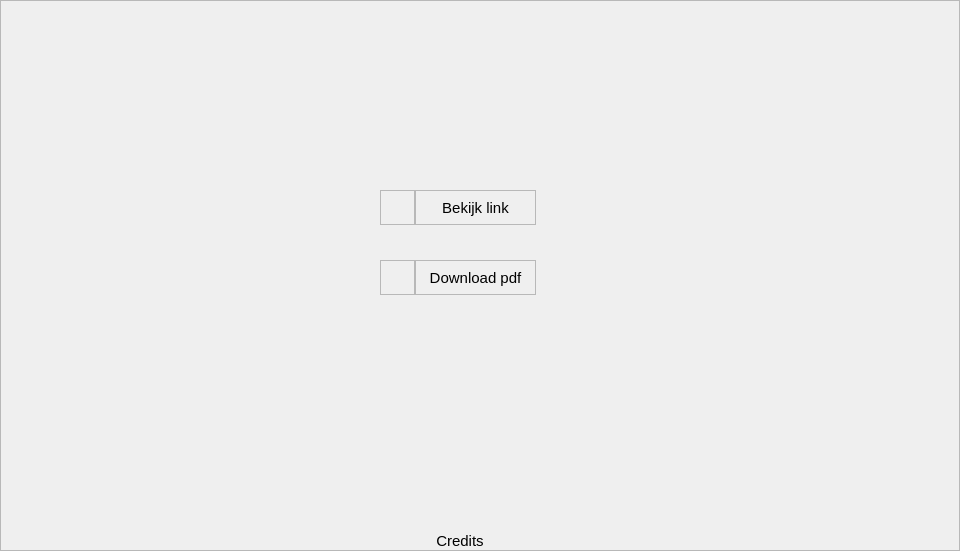
  <widget class="QFrame" name="extraFrame">
   <property name="geometry">
    <rect>
     <x>20</x>
     <y>90</y>
     <width>960</width>
     <height>551</height>
    </rect>
   </property>
   <property name="autoFillBackground">
    <bool>true</bool>
   </property>
   <property name="frameShape">
    <enum>QFrame::StyledPanel</enum>
   </property>
   <property name="frameShadow">
    <enum>QFrame::Raised</enum>
   </property>
   <widget class="QFrame" name="logLoginFrame_9">
    <property name="geometry">
     <rect>
      <x>415</x>
      <y>260</y>
      <width>121</width>
      <height>35</height>
     </rect>
    </property>
    <property name="cursor">
     <cursorShape>PointingHandCursor</cursorShape>
    </property>
    <property name="frameShape">
     <enum>QFrame::StyledPanel</enum>
    </property>
    <property name="frameShadow">
     <enum>QFrame::Raised</enum>
    </property>
    <widget class="QLabel" name="logLoginTxt_5">
     <property name="geometry">
      <rect>
       <x>0</x>
       <y>0</y>
       <width>121</width>
       <height>35</height>
      </rect>
     </property>
     <property name="font">
      <font>
       <pointsize>11</pointsize>
      </font>
     </property>
     <property name="cursor">
      <cursorShape>PointingHandCursor</cursorShape>
     </property>
     <property name="contextMenuPolicy">
      <enum>Qt::DefaultContextMenu</enum>
     </property>
     <property name="layoutDirection">
      <enum>Qt::LeftToRight</enum>
     </property>
     <property name="text">
      <string>Download pdf</string>
     </property>
     <property name="alignment">
      <set>Qt::AlignCenter</set>
     </property>
    </widget>
   </widget>
   <widget class="QFrame" name="logLoginFrame_10">
    <property name="geometry">
     <rect>
      <x>380</x>
      <y>260</y>
      <width>35</width>
      <height>35</height>
     </rect>
    </property>
    <property name="cursor">
     <cursorShape>PointingHandCursor</cursorShape>
    </property>
    <property name="frameShape">
     <enum>QFrame::StyledPanel</enum>
    </property>
    <property name="frameShadow">
     <enum>QFrame::Raised</enum>
    </property>
    <widget class="QLabel" name="logLoginIcon_5">
     <property name="geometry">
      <rect>
       <x>0</x>
       <y>0</y>
       <width>35</width>
       <height>35</height>
      </rect>
     </property>
     <property name="text">
      <string/>
     </property>
     <property name="pixmap">
      <pixmap>:/LoginCredentials/16x16/square.png</pixmap>
     </property>
     <property name="alignment">
      <set>Qt::AlignCenter</set>
     </property>
    </widget>
   </widget>
   <widget class="QLabel" name="setCreditsTxt_2">
    <property name="geometry">
     <rect>
      <x>180</x>
      <y>530</y>
      <width>560</width>
      <height>21</height>
     </rect>
    </property>
    <property name="font">
     <font>
      <pointsize>11</pointsize>
     </font>
    </property>
    <property name="cursor">
     <cursorShape>PointingHandCursor</cursorShape>
    </property>
    <property name="toolTip">
     <string/>
    </property>
    <property name="layoutDirection">
     <enum>Qt::LeftToRight</enum>
    </property>
    <property name="text">
     <string>Credits</string>
    </property>
    <property name="alignment">
     <set>Qt::AlignCenter</set>
    </property>
   </widget>
   <widget class="QFrame" name="logLoginFrame_11">
    <property name="geometry">
     <rect>
      <x>415</x>
      <y>190</y>
      <width>121</width>
      <height>35</height>
     </rect>
    </property>
    <property name="cursor">
     <cursorShape>PointingHandCursor</cursorShape>
    </property>
    <property name="frameShape">
     <enum>QFrame::StyledPanel</enum>
    </property>
    <property name="frameShadow">
     <enum>QFrame::Raised</enum>
    </property>
    <widget class="QLabel" name="logLoginTxt_6">
     <property name="geometry">
      <rect>
       <x>0</x>
       <y>0</y>
       <width>121</width>
       <height>35</height>
      </rect>
     </property>
     <property name="font">
      <font>
       <pointsize>11</pointsize>
      </font>
     </property>
     <property name="cursor">
      <cursorShape>PointingHandCursor</cursorShape>
     </property>
     <property name="contextMenuPolicy">
      <enum>Qt::DefaultContextMenu</enum>
     </property>
     <property name="layoutDirection">
      <enum>Qt::LeftToRight</enum>
     </property>
     <property name="text">
      <string>Bekijk link</string>
     </property>
     <property name="alignment">
      <set>Qt::AlignCenter</set>
     </property>
    </widget>
   </widget>
   <widget class="QFrame" name="logLoginFrame_12">
    <property name="geometry">
     <rect>
      <x>380</x>
      <y>190</y>
      <width>35</width>
      <height>35</height>
     </rect>
    </property>
    <property name="cursor">
     <cursorShape>PointingHandCursor</cursorShape>
    </property>
    <property name="frameShape">
     <enum>QFrame::StyledPanel</enum>
    </property>
    <property name="frameShadow">
     <enum>QFrame::Raised</enum>
    </property>
    <widget class="QLabel" name="logLoginIcon_6">
     <property name="geometry">
      <rect>
       <x>0</x>
       <y>0</y>
       <width>35</width>
       <height>35</height>
      </rect>
     </property>
     <property name="text">
      <string/>
     </property>
     <property name="pixmap">
      <pixmap>:/LoginCredentials/16x16/square.png</pixmap>
     </property>
     <property name="alignment">
      <set>Qt::AlignCenter</set>
     </property>
    </widget>
   </widget>
  </widget>
